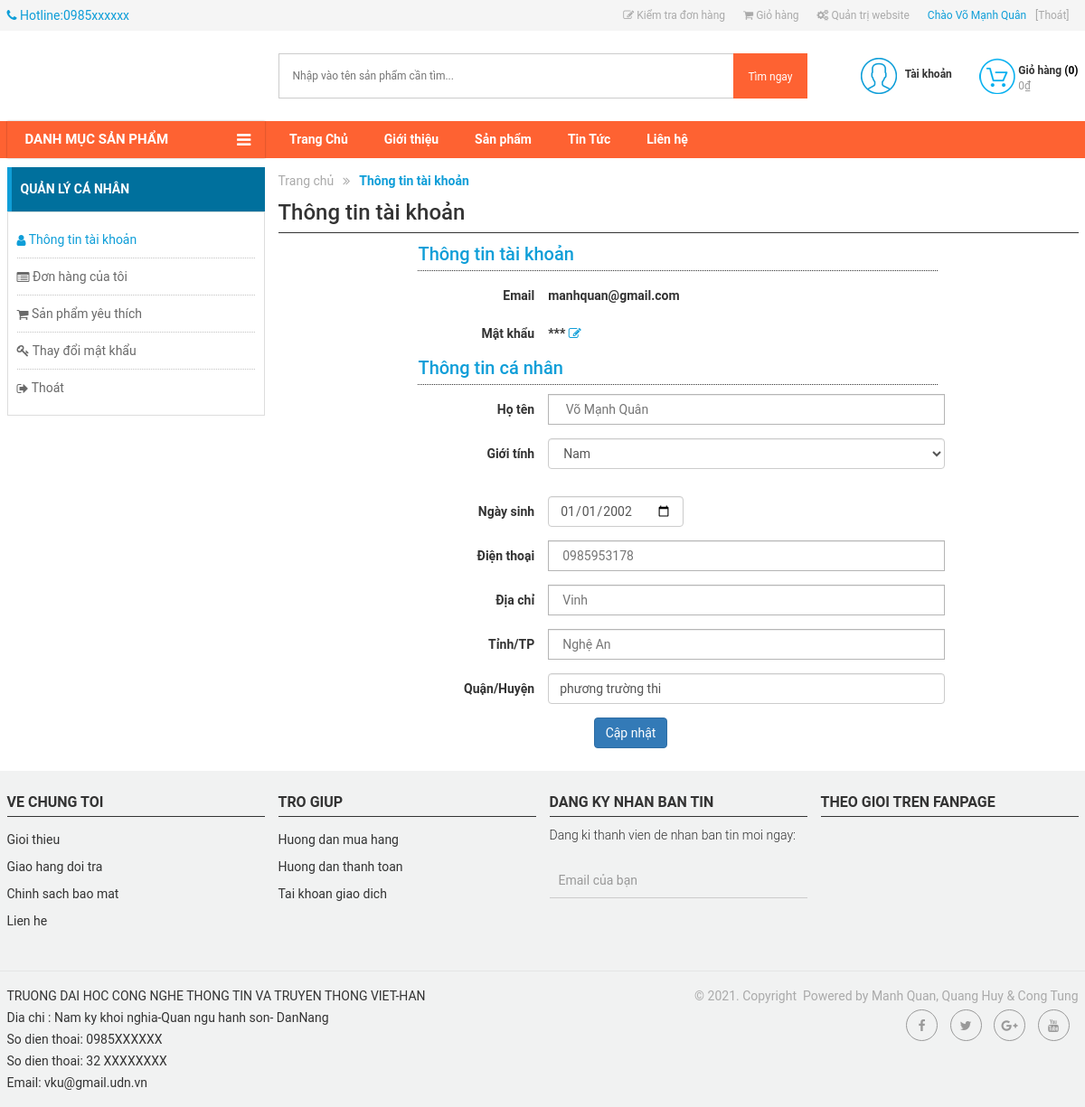
The app's page /?act=taikhoan&xuli=account (signed in) with its own data.
### tables this page shows
CREATE TABLE `menu` (
  `id` int(11) NOT NULL,
  `TenMenu` varchar(255) NOT NULL,
  `Link` varchar(255) NOT NULL,
  `NoiDung` longtext NOT NULL
);

CREATE TABLE `nguoidung` (
  `MaND` int(11) NOT NULL,
  `avatar` varchar(255) NOT NULL,
  `HoTen` varchar(20) NOT NULL,
  `GioiTinh` varchar(10) NOT NULL,
  `birthday` date NOT NULL,
  `SDT` varchar(20) DEFAULT NULL,
  `Email` varchar(50) NOT NULL,
  `DiaChi` varchar(200) NOT NULL,
  `Tinh` varchar(255) NOT NULL,
  `QuanHuyen` varchar(255) NOT NULL,
  `TaiKhoan` varchar(100) NOT NULL,
  `MatKhau` varchar(100) NOT NULL,
  `MaQuyen` int(11) NOT NULL,
  `TrangThai` int(11) NOT NULL
);

CREATE TABLE `footer` (
  `Id` int(11) NOT NULL,
  `NoiDung` longtext NOT NULL,
  `TrangThai` int(11) NOT NULL
);

### Controllers/LoginController.php (called while the page is built, shortened)
<?php
require_once("Models/login.php");
class LoginController
{
    var $login_model;
    public function __construct()
    {
        $this->login_model = new Login();
    }
    function account()
    {
        $data = $this->login_model->account();
  $data_menu=$this->login_model->menu(0,5);
        require_once('Views/index.php');
    }
    }

### Models/connection.php (called while the page is built, shortened)
<?php
    class connection{
        function __construct()
        {
            $severname ="localhost";
            $username ="root";
            $password ="";
            $db_name ="wiroshop";
            $this->conn = new mysqli($severname,$username,$password,$db_name);
        }
    }
?>

### Models/login.php (called while the page is built, shortened)
<?php
require_once("model.php");
class Login extends Model
{
    var $conn;
    function __construct()
    {
        $conn_obj = new Connection();
        $this->conn = $conn_obj->conn;
    }
    function account()
    {
        $id = $_SESSION['login']['MaND'];
        return $this->conn->query("SELECT * from NguoiDung where MaND = $id")->fetch_assoc();
    }
}

### Models/model.php (called while the page is built, shortened)
<?php
require_once("connection.php");
class model
{
    function danhmuc()
    {
        $query =  "SELECT * from DanhMuc ";
        require("result.php");
        return $data;
    }
    function chitietdanhmuc($id)
    {
        $query =  "SELECT d.TenDM as Ten, l.* FROM danhmuc as d, loaisanpham as l WHERE d.MaDM = l.MaDM and d.MaDM = $id";
        require("result.php");
        return $data;
    }
    function menu($a,$b){
        $query="SELECT * FROM menu limit $a,$b";
         require("result.php");
        return $data;
    }
}

### Models/result.php (called while the page is built, shortened)
<?php
$result = $this->conn->query($query);
$data = array();
while ($row = $result->fetch_assoc()) {
    $data[] = $row;
}
?>

### Views/login/my-account.php (the view, shortened to what this page needs)
<div class="main">
    <div class="container">
        <div class="row">
            <div class="col-md-3">
                <div class="menu-account" >
                    <h3>
                        <span>
                            Quản lý cá nhân
                        </span>
                    </h3>
                    <ul>
                        <li class="active"><a href="?act=taikhoan&xuli=account"><i class="glyphicon fa fa-user"></i> Thông tin tài khoản</a></li>
                        <li><a href="?act=taikhoan&xuli=myorder"><i class="glyphicon fa fa-list-alt"></i> Đơn hàng của tôi</a></li>
                        <li><a href="#"><i class="glyphicon fa fa-shopping-cart"></i> Sản phẩm yêu thích</a></li>
                        <li><a href="?act=taikhoan&xuli=doimk"><i class="fa fa-key"></i> Thay đổi mật khẩu</a></li>
                        <li><a href="javascript:void(0)" ><i class="glyphicon fa fa-sign-out"></i> Thoát</a></li>
                    </ul>
                </div>
            </div>
            <div class="col-md-9">
                <div class="breadcrumb clearfix">
                    <ul>
                        <li  class="home">
                            <a title="Đến trang chủ" href="?act=home" itemprop="url"><span itemprop="title">Trang chủ</span></a>
                        </li>
                        <li class="icon-li"><strong>Thông tin tài khoản</strong> </li>
                    </ul>
                </div>
             <div class="comunication-content clearfix" >
                <h1 class="title"><span>Thông tin tài khoản</span></h1>
                <div class="col-md-8 col-md-offset-2 col-xs-12 col-sm-12 col-xs-offset-0 col-sm-offset-0">
                    <form class="form-horizontal" action="?act=taikhoan&xuli=update_tt" method="post">
                        <h2>Thông tin tài khoản</h2>
                        <div class="form-group">
                            <label   class="col-sm-3 control-label">Email</label>
                            <div class="col-sm-9">
                                <label class="control-label"><?= $data['Email'] ?></label>
                            </div>
                        </div>
                        <div class="form-group">
                            <label  class="col-sm-3 control-label">Mật khẩu</label>
                            <div class="col-sm-9">
                                <label class="control-label" id="pass" ><?= $data['MatKhau'] ?></label>
                                <a href="?act=taikhoan&xuli=doimk"><i class="fa fa-edit"></i></a>
                            </div>
                        </div>
                        <h2>Thông tin cá nhân</h2>
                        <div class="form-group">
                            <label class="col-sm-3 control-label" >Họ tên</label>
                            <div class="col-sm-9">
                                <input type="text" class="form-control" name="HoTen" required value=" <?= $data['HoTen'] ?>" />
                            </div>
                        </div>
                        <div class="form-group">
                            <label class="col-sm-3 control-label" >Giới tính</label>
                            <div class="col-sm-9">
                                <select class="form-control"  name="GioiTinh" title="Giới tính">
                                    <option <?= ($data['GioiTinh'] == 'Nam') ? 'selected=selected' : '' ?> value="Nam"> Nam</option>
                                </select>
                            </div>
                        </div>
                        <div class="form-group form-inline">
                            <label  class="col-sm-3 control-label">Ngày sinh</label>
                            <div class="col-sm-9">
                               <input type="date" name="BirthDay" id="botday" required value="<?= $data['birthday'] ?>"class="form-control">
                           </div>
                       </div>
                       <div class="form-group">
                        <label  class="col-sm-3 control-label">Điện thoại</label>
                        <div class="col-sm-9">
                            <input type="text" class="form-control" name="SDT" required value="<?= $data['SDT'] ?>" />
                        </div>
                    </div>
                    <div class="form-group">
                        <label  class="col-sm-3 control-label">Địa chỉ</label>
                        <div class="col-sm-9">
                            <input type="text" class="form-control" name="DiaChi" required value="<?= $data['DiaChi'] ?>" />
                        </div>
                    </div>
                    <div class="form-group">
                        <label class="col-sm-3 control-label">Tỉnh/TP</label>
                        <div class="col-sm-9">
                         <input type="text" name="Tinh" class="form-control" required value="<?= $data['Tinh'] ?>" >
                     </div>
                 </div>
                 <div class="form-group">
                    <label class="col-sm-3 control-label">Quận/Huyện</label>
                    <div class="col-sm-9">
                        <input class="form-control" name="QuanHuyen" required value="<?= $data['QuanHuyen'] ?>" >
                    </div>
                </div>
                <div class="form-group">
                    <div class="col-sm-offset-4 col-sm-8">
                        <button type="submit" name="updatetk" class="btn btn-primary" value="action">Cập nhật</button>
                    </div>
                </div>
            </form>
        </div>
    </div>
</div>
</div>
</div>
</div>

### Views/header_footer/header.php (shortened to what this page needs)
      <div class="wrapper">
            <div class="header">
                <section class="top-link clearfix">
                    <div class="container">
                        <div class="row">
                            <div class="col-md-12">
                                <ul class="nav navbar-nav topmenu-contact pull-left">
                                    <li><i class="fa fa-phone"></i> <span>Hotline:0985xxxxxx</span></li>
                                </ul>
                                <ul class="nav navbar-nav navbar-right topmenu  hidden-xs hidden-sm">
                                    <?php if(isset($_SESSION['login'])) { ?>
                                     <li class="order-check"><a href="?act=checkorder"><i class="fa fa-pencil-square-o"></i> Kiểm tra đơn hàng</a></li>
                                     <li class="order-cart"><a href="?act=cart"><i class="fa fa-shopping-cart"></i> Giỏ hàng</a></li>
                                     <?php  if(isset($_SESSION['isLogin_Admin']) || isset($_SESSION['isLogin_Nhanvien'])){ ?>
                                     <li class="webmaster"><a href="admin/?mod=login"><i class="fa fa-gears"></i> Quản trị website</a></li>
                                      <?php } ?>
                                     <li class="account-info">
                                        <a href="?act=taikhoan&xuli=account">Chào <?=$_SESSION['login']['HoTen']?> </a>
                                        <a class="account-logout" id="btnLogOff" href="?act=taikhoan&xuli=dangxuat" title="">[Thoát] </a>
                                    </li>
                                <?php }
                                    ?>
                                </ul>
                            </div>
                        </div>
                    </div>
                </section>
<header id="header">
    <div id="header_main">
        <div class="container">
            <div class="row">
                <div class="col-lg-3 col-md-3 col-sm-4 col-xs-8">
                </div>
                <div class="col-lg-6 col-md-5 col-sm-4 hidden-xs">
                    <div class="search_box">
                        <div class="search_wrapper">
                            <form action="?act=shop" method="POST">
                            <input type="text" placeholder="Nhập vào tên sản phẩm cần tìm..." name="keyword" class="index_input_search" id="txtsearch"  />
                            <button class="btn_search_submit btn " type="submit" id="btnsearch"><span>Tìm ngay</span></button>
                            </form>
                        </div>
                    </div>
                </div>
                <div class="col-lg-3 col-md-4 col-sm-4 col-xs-12">
                    <div class="cart_header">
                        <a href="?act=cart" title="Giỏ hàng">
                            <?php
                           $numberCart=0;
                            $thanhtien = 0;
                        ?>
                            <span class="cart_header_icon"></span>
                            <span class="box_text">
                                <strong class="cart_header_count">Giỏ hàng <span>(<span id="numberCart"><?=$numberCart?></span>)</span></strong>
                                <span class="cart_price"><?=number_format($thanhtien)?>₫</span>
                            </span>
                        </a>
                    </div>
                    <div class="user_login">
                        <div class="user_login_icon"></div>
                        <div class="box_text">
                            <strong>Tài khoản</strong>
                        </div>
                    </div>
                </div>
            </div>
        </div>
    </div>
</header>
    <nav class="navbar-main">
        <div id="mb_mainnav">
            <div class="container">
                <div class="row">
                    <div class="col-md-3 col-sm-12 col-xs-12 vertical_menu">
                        <div id="mb_verticle_menu" class="menu-quick-select">
                            <div class="title_block">
                                <span>Danh mục sản phẩm</span>
                            </div>
                    </div>
                </div>
                <nav class="col-md-9 col-sm-12 col-xs-12 p-l-0">
                    <ul class='menu nav navbar-nav menu_hori'>
                    <?php foreach ($data_menu as $value) { ?>
                            <li class="level0"><a class='' href='<?=$value['Link']?>'><span><?=$value['TenMenu']?></span></a></li>
                        <?php } ?>
                    </ul class='menu nav navbar-nav menu_hori'>
                </nav>
            </div>
        </div>
    </div>
</nav>
</div>

### records on screen
menu: TenMenu "Trang Chủ"
menu: TenMenu "Giới thiệu"
menu: TenMenu "Sản phẩm"
menu: TenMenu "Tin Tức"
menu: TenMenu "Liên hệ"
nguoidung: Email "manhquan@gmail.com", HoTen "Võ Mạnh Quân", GioiTinh "Nam", BirthDay "01/01/2002", SDT "0985953178", DiaChi "Vinh", Tinh "Nghệ An", QuanHuyen "phương trường thi"

### other values on screen
$_SESSION['login']['HoTen'] "Võ Mạnh Quân"
$numberCart "0"
$thanhtien "0"
